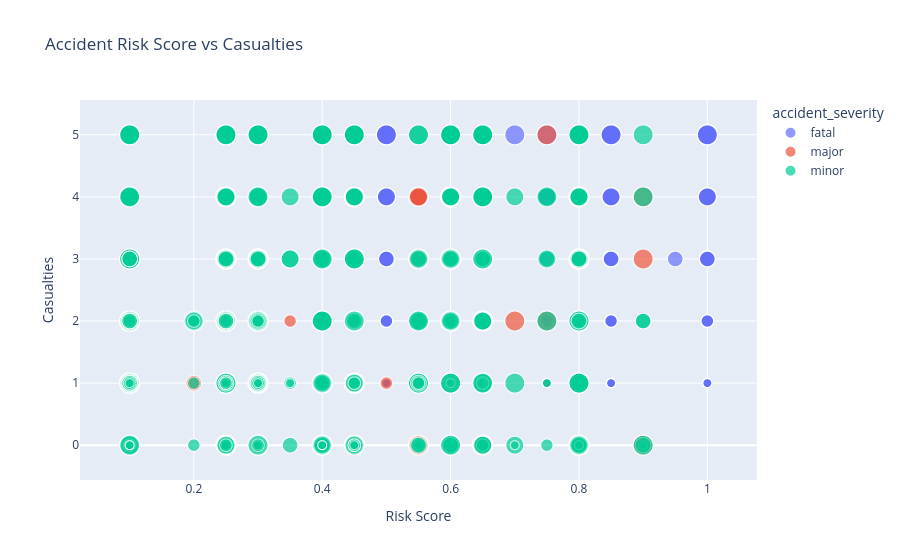

Notebook cell for this chart:
### Code cell
# 4. Scatter plot: risk score vs casualties
fig = px.scatter(df, x='risk_score', y='casualties', color='accident_severity', size='vehicles_involved', hover_name='city', hover_data=['state','road_type','cause'], title='Accident Risk Score vs Casualties', labels={'risk_score':'Risk Score','casualties':'Casualties'})
fig.show()

### Figure 1 — Plotly figure (JSON) as saved in the notebook; plotly's stock layout.template omitted (floating-point values rounded to 4 significant figures; data arrays with more than 128 entries replaced by an {"elided": "..."} marker saying what was removed)
{"data": [{"customdata": {"elided": "2987x3 str values"}, "hovertemplate": "<b>%{hovertext}</b><br><br>accident_severity=fatal<br>Risk Score=%{x}<br>Casualties=%{y}<br>vehicles_involved=%{marker.size}<br>state=%{customdata[0]}<br>road_type=%{customdata[1]}<br>cause=%{customdata[2]}<extra></extra>", "hovertext": {"elided": "2987 str values"}, "legendgroup": "fatal", "marker": {"color": "#636efa", "size": {"elided": "2987 int values"}, "sizemode": "area", "sizeref": 0.0125, "symbol": "circle"}, "mode": "markers", "name": "fatal", "showlegend": true, "type": "scattergl", "x": {"elided": "2987 float values"}, "xaxis": "x", "y": {"elided": "2987 int values"}, "yaxis": "y"}, {"customdata": {"elided": "5988x3 str values"}, "hovertemplate": "<b>%{hovertext}</b><br><br>accident_severity=major<br>Risk Score=%{x}<br>Casualties=%{y}<br>vehicles_involved=%{marker.size}<br>state=%{customdata[0]}<br>road_type=%{customdata[1]}<br>cause=%{customdata[2]}<extra></extra>", "hovertext": {"elided": "5988 str values"}, "legendgroup": "major", "marker": {"color": "#EF553B", "size": {"elided": "5988 int values"}, "sizemode": "area", "sizeref": 0.0125, "symbol": "circle"}, "mode": "markers", "name": "major", "showlegend": true, "type": "scattergl", "x": {"elided": "5988 float values"}, "xaxis": "x", "y": {"elided": "5988 int values"}, "yaxis": "y"}, {"customdata": {"elided": "11025x3 str values"}, "hovertemplate": "<b>%{hovertext}</b><br><br>accident_severity=minor<br>Risk Score=%{x}<br>Casualties=%{y}<br>vehicles_involved=%{marker.size}<br>state=%{customdata[0]}<br>road_type=%{customdata[1]}<br>cause=%{customdata[2]}<extra></extra>", "hovertext": {"elided": "11025 str values"}, "legendgroup": "minor", "marker": {"color": "#00cc96", "size": {"elided": "11025 int values"}, "sizemode": "area", "sizeref": 0.0125, "symbol": "circle"}, "mode": "markers", "name": "minor", "showlegend": true, "type": "scattergl", "x": {"elided": "11025 float values"}, "xaxis": "x", "y": {"elided": "11025 int values"}, "yaxis": "y"}], "layout": {"legend": {"itemsizing": "constant", "title": {"text": "accident_severity"}, "tracegroupgap": 0}, "title": {"text": "Accident Risk Score vs Casualties"}, "xaxis": {"anchor": "y", "domain": [0, 1], "title": {"text": "Risk Score"}}, "yaxis": {"anchor": "x", "domain": [0, 1], "title": {"text": "Casualties"}}}}
